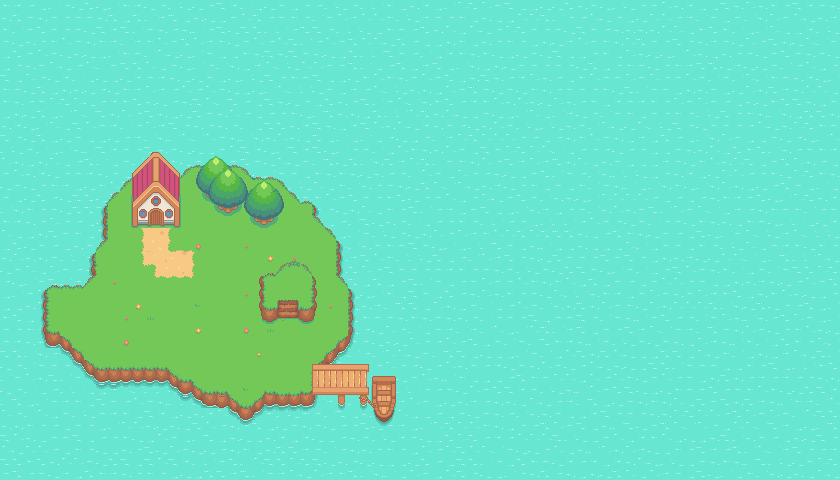

The image is a tile-based game level rendered from a .tmx file. Its description and source (layers, tilesets, objects; grid data summarised) follow:
An orthogonal 70x40 tile map with 12x12 px tiles, 8 tile layers (Wasser, Land, Haus, Steeg, ...), 1 hidden layer not drawn.

<map version="1.9" tiledversion="1.9.2" orientation="orthogonal" renderorder="right-down" width="70" height="40" tilewidth="12" tileheight="12" infinite="0" nextlayerid="13" nextobjectid="1">
 <tileset firstgid="1" source="GameMap.tsx" />
 <group id="11" name="Map">
  <layer id="1" name="Wasser" width="70" height="40">
   <data>[2800 cells, 2800 non-empty, 9 distinct tile ids]</data>
  </layer>
  <layer id="2" name="Land" width="70" height="40">
   <data>[2800 cells, 447 non-empty, 65 distinct tile ids]</data>
  </layer>
  <layer id="4" name="Haus" width="70" height="40">
   <data>[2800 cells, 66 non-empty, 48 distinct tile ids]</data>
  </layer>
  <layer id="12" name="Steeg" width="70" height="40">
   <data>[2800 cells, 42 non-empty, 42 distinct tile ids]</data>
  </layer>
  <layer id="7" name="Weg" width="70" height="40">
   <data>[2800 cells, 23 non-empty, 15 distinct tile ids]</data>
  </layer>
  <layer id="8" name="Plato" width="70" height="40">
   <data>[2800 cells, 29 non-empty, 25 distinct tile ids]</data>
  </layer>
  <layer id="5" name="Bäume" width="70" height="40">
   <data>[2800 cells, 32 non-empty, 16 distinct tile ids]</data>
  </layer>
  <layer id="6" name="Bäume1" width="70" height="40">
   <data>[2800 cells, 18 non-empty, 16 distinct tile ids]</data>
  </layer>
 </group>
 <layer id="9" name="collision" width="70" height="40" visible="0" opacity="0.65">
  <data>[2800 cells, 0 non-empty, 0 distinct tile ids]</data>
 </layer>
</map>
